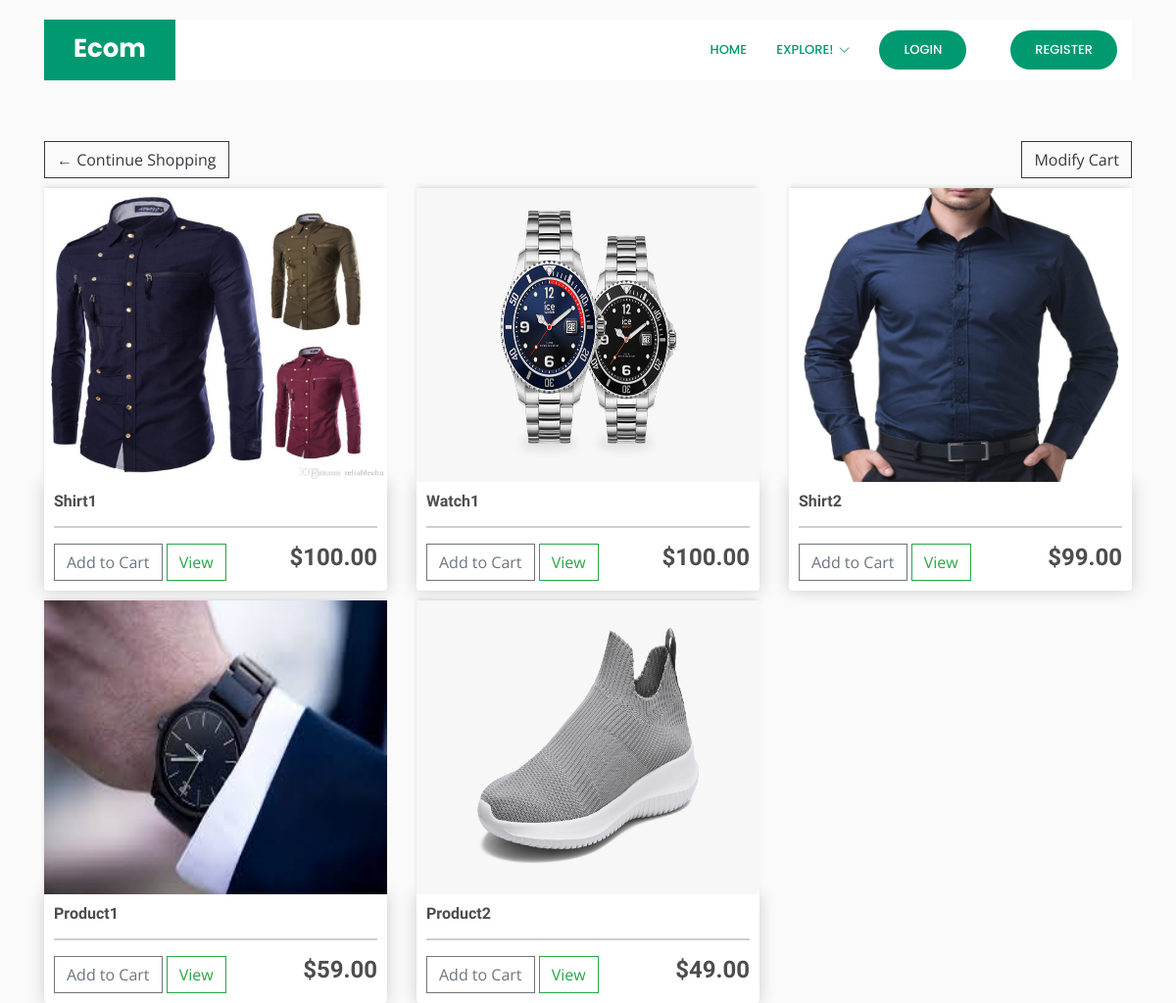
The app's page /men/ with its own data.
### store/models.py (models this page shows, shortened)
class Product(models.Model):
    name = models.CharField(max_length=200)
    price = models.FloatField()
    category = models.ForeignKey('Category', on_delete=models.CASCADE,null=True,blank=True)
    digital = models.BooleanField(default=False, null=True, blank=True)
    description = models.TextField(null=True,blank=True)
    image = models.ImageField(null=True, blank=True)
    @property
    def imageURL(self):
        try:
            url = self.image.url
        except:
            url = ''
        return url

### store/views.py (the view)
# urls.py: path('men/', views.men, name="men"),
def men(request):
    if request.user.is_authenticated:
        customer = request.user.customer
        order, created = Order.objects.get_or_create(
            customer=customer, complete=False)
        items = order.orderitem_set.all()
        cartItems = order.get_cart_items
    else:
        items = []
        order = {'get_cart_total': 0, 'get_cart_items': 0}
        cartItems = order['get_cart_items']
    products = Product.objects.all().filter(category=1)
    context = {'products': products, 'cartItems': cartItems}
    return render(request, 'store/men.html', context)

### store/templates/store/men.html
{% extends 'store/main.html' %}
{% load static %}
{% block content %}
<a class="btn btn-outline-dark" href="{% url 'store' %}">&#x2190; Continue Shopping</a>
<a style="float: right;" class="btn btn-outline-dark" href="{% url 'cart' %}"> Modify Cart</a>
<br>
<div id="about" class="row">
    {% for product in products %}
    <div class="col-lg-4">
        <img class="thumbnail" src="{{product.imageURL}}">
        <div class="box-element product">
            <h6><strong>{{product.name}}</strong></h6>
            <hr>
            <button data-product={{product.id}} data-action="add"
                class="btn btn-outline-secondary add-btn update-cart">Add to Cart</button>
            <a class="btn btn-outline-success" href="{% url 'view_product' product.id %}">View</a>
            <h4 style="display: inline-block; float: right"><strong>${{product.price|floatformat:2}}</strong></h4>
        </div>
    </div>
    {% endfor %}
</div>
{% endblock content %}

### static/css/main.css (style rules this page uses)
body { background-color: hsl(0, 0%, 98%); }
h1, h2, h3, h4, h5, h6 { color: hsl(0, 0%, 30%); }
img { width: 200px; height: auto }
.box-element { box-shadow: hsl(0, 0%, 80%) 0 0 16px; background-color: #fff; border-radius: 4px; padding: 10px; }
.thumbnail { width: 100%; height: 300px; -webkit-box-shadow: -1px -3px 5px -2px rgba(214, 214, 214, 1); -moz-box-shadow: -1px -3px 5px -2px rgba(214, 214, 214, 1); box-shadow: -1px -3px 5px -2px rgba(214, 214, 214, 1); }
.product { border-radius: 0 0 4px 4px; }
.col-lg-4, .col-lg-6, .col-lg-8, .col-lg-12 { margin-top: 10px; }
.btn { border-radius: 0; }

### static/css/style.css (style rules this page uses)
body { font-family: "Open Sans", sans-serif; color: #444444; }
a { color: #009970; text-decoration: none; }
h1, h2, h3, h4, h5, h6 { font-family: "Raleway", sans-serif; }

### records on screen
Product: imageURL (picture), name "Shirt1", price "100.00"
Product: imageURL (picture), name "Watch1", price "100.00"
Product: imageURL (picture), name "Shirt2", price "99.00"
Product: imageURL (picture), name "Product1", price "59.00"
Product: imageURL (picture), name "Product2", price "49.00"
